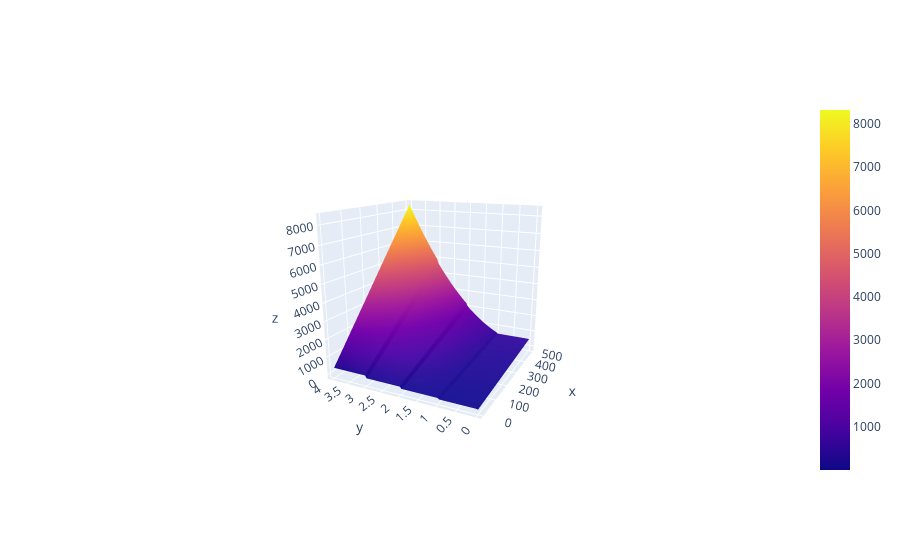

The code cell stored with this chart in its notebook:
### Code cell
fig = go.Figure(data=[go.Surface(x=D, y=R, z=F1)])
fig.show()

### Figure 1 — Plotly figure (JSON) as saved in the notebook; plotly's stock layout.template omitted (floating-point values rounded to 4 significant figures; data arrays with more than 128 entries replaced by an {"elided": "..."} marker saying what was removed)
{"data": [{"type": "surface", "x": {"elided": "100x100 float values"}, "y": {"elided": "100x100 float values"}, "z": {"elided": "100x100 float values"}}], "layout": {"autosize": true, "scene": {"aspectmode": "auto", "aspectratio": {"x": 1, "y": 1, "z": 1}, "camera": {"center": {"x": 0, "y": 0, "z": 0}, "eye": {"x": -2.47, "y": -1.243, "z": 0.7779}, "projection": {"type": "perspective"}, "up": {"x": 0, "y": 0, "z": 1}}}}}
